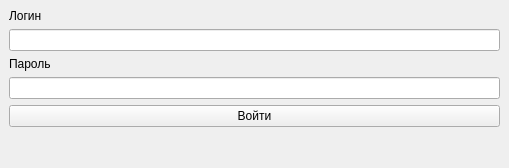
<?xml version="1.0" encoding="UTF-8"?>
<ui version="4.0">
 <class>LoginWindow</class>
 <widget class="QMainWindow" name="LoginWindow">
  <property name="geometry">
   <rect>
    <x>0</x>
    <y>0</y>
    <width>509</width>
    <height>168</height>
   </rect>
  </property>
  <property name="windowTitle">
   <string>Вход в систему</string>
  </property>
  <widget class="QWidget" name="centralwidget">
   <layout class="QGridLayout" name="gridLayout">
    <item row="2" column="0">
     <widget class="QLabel" name="label">
      <property name="text">
       <string>Пароль</string>
      </property>
     </widget>
    </item>
    <item row="3" column="0">
     <widget class="QLineEdit" name="lineEdit_2">
      <property name="echoMode">
       <enum>QLineEdit::Password</enum>
      </property>
     </widget>
    </item>
    <item row="0" column="0">
     <widget class="QLabel" name="label_2">
      <property name="text">
       <string>Логин</string>
      </property>
     </widget>
    </item>
    <item row="4" column="0">
     <widget class="QPushButton" name="pushButton">
      <property name="text">
       <string>Войти</string>
      </property>
     </widget>
    </item>
    <item row="1" column="0">
     <widget class="QLineEdit" name="lineEdit"/>
    </item>
    <item row="5" column="0">
     <spacer name="verticalSpacer">
      <property name="orientation">
       <enum>Qt::Vertical</enum>
      </property>
      <property name="sizeHint" stdset="0">
       <size>
        <width>20</width>
        <height>40</height>
       </size>
      </property>
     </spacer>
    </item>
   </layout>
  </widget>
 </widget>
 <resources/>
 <connections/>
</ui>
